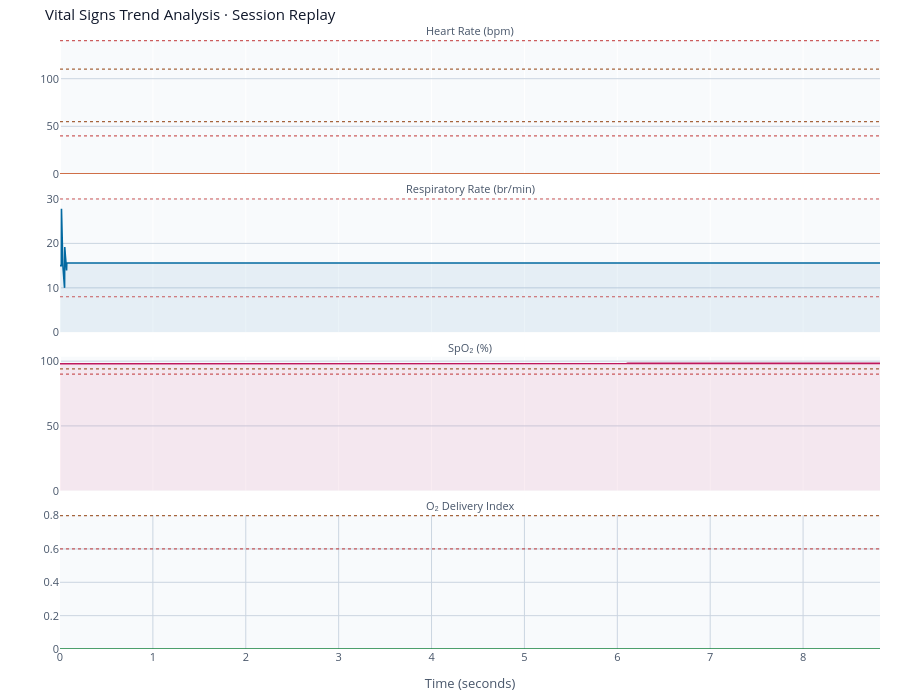

This figure's notebook cell:
### Markdown cell above
## 4 · Vital Signs Trend Analysis

### Code cell
fig = make_subplots(
    rows=4, cols=1, shared_xaxes=True, vertical_spacing=0.04,
    subplot_titles=[
        'Heart Rate (bpm)',
        'Respiratory Rate (br/min)',
        'SpO₂ (%)',
        'O₂ Delivery Index',
    ]
)

DARK = '#ffffff'; CARD = '#f8fafc'; BD = '#cbd5e1'; TX = '#0f172a'; TX2 = '#475569'

def add_thline(fig, y, row, color='rgba(185,28,28,0.7)', dash='dot'):
    fig.add_hline(y=y, line_dash=dash, line_color=color, line_width=1.2, row=row, col="all")  # type: ignore

# HR
fig.add_trace(go.Scatter(x=df['t_s'], y=df['heart_rate'],
    line=dict(color=C['hr'], width=1.6), fill='tozeroy',
    fillcolor='rgba(194,65,12,0.08)', name='HR'), row=1, col=1)
add_thline(fig, 140, 1); add_thline(fig, 110, 1, 'rgba(146,64,14,0.8)')
add_thline(fig, 40,  1); add_thline(fig, 55,  1, 'rgba(146,64,14,0.8)')

# RR
fig.add_trace(go.Scatter(x=df['t_s'], y=df['respiratory_rate'],
    line=dict(color=C['rr'], width=1.6), fill='tozeroy',
    fillcolor='rgba(3,105,161,0.08)', name='RR'), row=2, col=1)
add_thline(fig, 30, 2); add_thline(fig, 8, 2)

# SpO2
fig.add_trace(go.Scatter(x=df['t_s'], y=df['spo2'],
    line=dict(color=C['spo2'], width=1.6), fill='tozeroy',
    fillcolor='rgba(190,24,93,0.08)', name='SpO₂'), row=3, col=1)
add_thline(fig, 90, 3); add_thline(fig, 94, 3, 'rgba(146,64,14,0.8)')

# O2 Delivery
fig.add_trace(go.Scatter(x=df['t_s'], y=df['o2_delivery_index'],
    line=dict(color=C['o2d'], width=1.6), fill='tozeroy',
    fillcolor='rgba(21,128,61,0.08)', name='O₂D'), row=4, col=1)
add_thline(fig, 0.60, 4); add_thline(fig, 0.80, 4, 'rgba(146,64,14,0.8)')

fig.update_xaxes(showgrid=True, gridcolor=BD, zeroline=False, color=TX2, title_text='Time (seconds)', row=4, col=1)
fig.update_yaxes(showgrid=True, gridcolor=BD, zeroline=False, color=TX2)
fig.update_layout(
    height=700, showlegend=False,
    paper_bgcolor=DARK, plot_bgcolor=CARD,
    font=dict(color=TX2, size=11),
    margin=dict(l=60, r=20, t=40, b=40),
    title=dict(text='Vital Signs Trend Analysis · Session Replay', font=dict(color=TX, size=15)),
)
fig.update_annotations(font=dict(size=11, color=TX2))
fig.show()

### Figure 1 — Plotly figure (JSON) as saved in the notebook; plotly's stock layout.template omitted (floating-point values rounded to 4 significant figures; data arrays with more than 128 entries replaced by an {"elided": "..."} marker saying what was removed)
{"data": [{"fill": "tozeroy", "fillcolor": "rgba(194,65,12,0.08)", "line": {"color": "#c2410c", "width": 1.6}, "name": "HR", "type": "scatter", "x": {"elided": "1200 float values"}, "xaxis": "x", "y": {"elided": "1200 float values"}, "yaxis": "y"}, {"fill": "tozeroy", "fillcolor": "rgba(3,105,161,0.08)", "line": {"color": "#0369a1", "width": 1.6}, "name": "RR", "type": "scatter", "x": {"elided": "1200 float values"}, "xaxis": "x2", "y": {"elided": "1200 float values"}, "yaxis": "y2"}, {"fill": "tozeroy", "fillcolor": "rgba(190,24,93,0.08)", "line": {"color": "#be185d", "width": 1.6}, "name": "SpO₂", "type": "scatter", "x": {"elided": "1200 float values"}, "xaxis": "x3", "y": {"elided": "1200 float values"}, "yaxis": "y3"}, {"fill": "tozeroy", "fillcolor": "rgba(21,128,61,0.08)", "line": {"color": "#15803d", "width": 1.6}, "name": "O₂D", "type": "scatter", "x": {"elided": "1200 float values"}, "xaxis": "x4", "y": {"elided": "1200 float values"}, "yaxis": "y4"}], "layout": {"annotations": [{"font": {"color": "#475569", "size": 11}, "showarrow": false, "text": "Heart Rate (bpm)", "x": 0.5, "xanchor": "center", "xref": "paper", "y": 1, "yanchor": "bottom", "yref": "paper"}, {"font": {"color": "#475569", "size": 11}, "showarrow": false, "text": "Respiratory Rate (br/min)", "x": 0.5, "xanchor": "center", "xref": "paper", "y": 0.74, "yanchor": "bottom", "yref": "paper"}, {"font": {"color": "#475569", "size": 11}, "showarrow": false, "text": "SpO₂ (%)", "x": 0.5, "xanchor": "center", "xref": "paper", "y": 0.48, "yanchor": "bottom", "yref": "paper"}, {"font": {"color": "#475569", "size": 11}, "showarrow": false, "text": "O₂ Delivery Index", "x": 0.5, "xanchor": "center", "xref": "paper", "y": 0.22, "yanchor": "bottom", "yref": "paper"}], "font": {"color": "#475569", "size": 11}, "height": 700, "margin": {"b": 40, "l": 60, "r": 20, "t": 40}, "paper_bgcolor": "#ffffff", "plot_bgcolor": "#f8fafc", "shapes": [{"line": {"color": "rgba(185,28,28,0.7)", "dash": "dot", "width": 1.2}, "type": "line", "x0": 0, "x1": 1, "xref": "x domain", "y0": 140, "y1": 140, "yref": "y"}, {"line": {"color": "rgba(146,64,14,0.8)", "dash": "dot", "width": 1.2}, "type": "line", "x0": 0, "x1": 1, "xref": "x domain", "y0": 110, "y1": 110, "yref": "y"}, {"line": {"color": "rgba(185,28,28,0.7)", "dash": "dot", "width": 1.2}, "type": "line", "x0": 0, "x1": 1, "xref": "x domain", "y0": 40, "y1": 40, "yref": "y"}, {"line": {"color": "rgba(146,64,14,0.8)", "dash": "dot", "width": 1.2}, "type": "line", "x0": 0, "x1": 1, "xref": "x domain", "y0": 55, "y1": 55, "yref": "y"}, {"line": {"color": "rgba(185,28,28,0.7)", "dash": "dot", "width": 1.2}, "type": "line", "x0": 0, "x1": 1, "xref": "x2 domain", "y0": 30, "y1": 30, "yref": "y2"}, {"line": {"color": "rgba(185,28,28,0.7)", "dash": "dot", "width": 1.2}, "type": "line", "x0": 0, "x1": 1, "xref": "x2 domain", "y0": 8, "y1": 8, "yref": "y2"}, {"line": {"color": "rgba(185,28,28,0.7)", "dash": "dot", "width": 1.2}, "type": "line", "x0": 0, "x1": 1, "xref": "x3 domain", "y0": 90, "y1": 90, "yref": "y3"}, {"line": {"color": "rgba(146,64,14,0.8)", "dash": "dot", "width": 1.2}, "type": "line", "x0": 0, "x1": 1, "xref": "x3 domain", "y0": 94, "y1": 94, "yref": "y3"}, {"line": {"color": "rgba(185,28,28,0.7)", "dash": "dot", "width": 1.2}, "type": "line", "x0": 0, "x1": 1, "xref": "x4 domain", "y0": 0.6, "y1": 0.6, "yref": "y4"}, {"line": {"color": "rgba(146,64,14,0.8)", "dash": "dot", "width": 1.2}, "type": "line", "x0": 0, "x1": 1, "xref": "x4 domain", "y0": 0.8, "y1": 0.8, "yref": "y4"}], "showlegend": false, "title": {"font": {"color": "#0f172a", "size": 15}, "text": "Vital Signs Trend Analysis · Session Replay"}, "xaxis": {"anchor": "y", "domain": [0, 1], "matches": "x4", "showticklabels": false}, "xaxis2": {"anchor": "y2", "domain": [0, 1], "matches": "x4", "showticklabels": false}, "xaxis3": {"anchor": "y3", "domain": [0, 1], "matches": "x4", "showticklabels": false}, "xaxis4": {"anchor": "y4", "color": "#475569", "domain": [0, 1], "gridcolor": "#cbd5e1", "showgrid": true, "title": {"text": "Time (seconds)"}, "zeroline": false}, "yaxis": {"anchor": "x", "color": "#475569", "domain": [0.78, 1], "gridcolor": "#cbd5e1", "showgrid": true, "zeroline": false}, "yaxis2": {"anchor": "x2", "color": "#475569", "domain": [0.52, 0.74], "gridcolor": "#cbd5e1", "showgrid": true, "zeroline": false}, "yaxis3": {"anchor": "x3", "color": "#475569", "domain": [0.26, 0.48], "gridcolor": "#cbd5e1", "showgrid": true, "zeroline": false}, "yaxis4": {"anchor": "x4", "color": "#475569", "domain": [0, 0.22], "gridcolor": "#cbd5e1", "showgrid": true, "zeroline": false}}}
